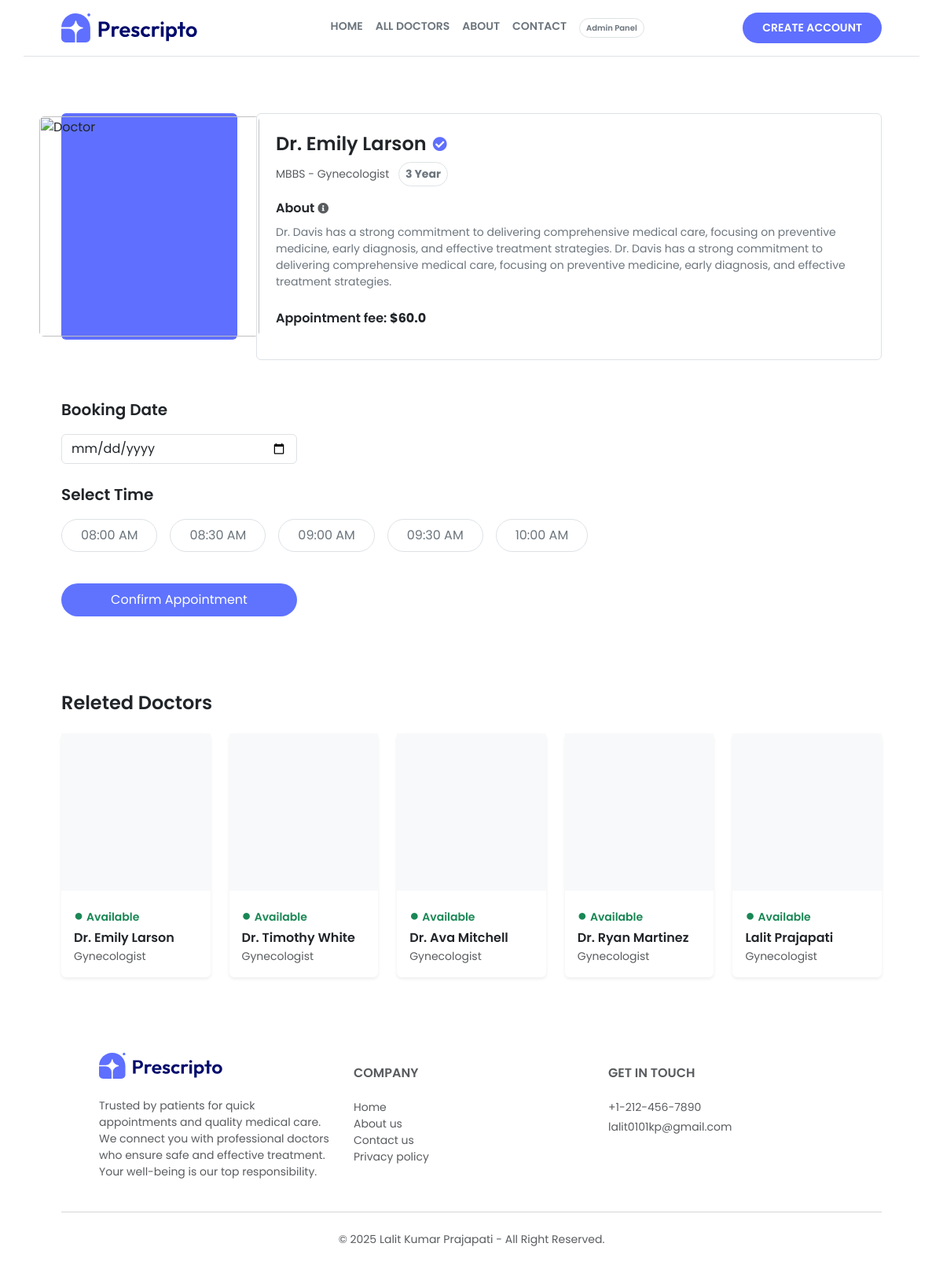
Screenshot of /doctor_info/2/ with the database file from the repository.
### appointment/models.py (models this page shows, shortened)
class Doctor(models.Model):
    image = CloudinaryField('image', folder='doctor_image')
    name = models.CharField(max_length=100)
    email = models.EmailField()
    username = models.CharField(max_length=255, unique=True)
    password = models.CharField(max_length=100)
    experience = models.IntegerField()
    fees = models.FloatField()
    category = models.ForeignKey(Category, on_delete=models.CASCADE)
    degree = models.CharField(max_length=50)
    about = models.TextField()
    address = models.TextField()

class Category(models.Model):
    name = models.CharField(max_length=100)
    def __str__(self):
        return self.name

### appointment/views.py (the view)
# urls.py: path('doctor_info/<int:id>/', views.doctor_info, name='doctor_info'),
def doctor_info(request, id):
    doctor = Doctor.objects.get(id=id)
    releted_doctor = Doctor.objects.filter(category=doctor.category)[:10]
    return render(request, 'doctor_info.html', {'doctor': doctor, 'releted_doctor': releted_doctor})

### templates/doctor_info.html (shortened to what this page needs)
{% extends "layout.html" %}
{% load static %}
{% block contant %}
    <section class="mt-4">
        <div class="container p-5">
            <div class="d-flex flex-column flex-md-row gap-4">
                <div class="rounded d-flex align-items-center justify-content-center flex-shrink-0"
                    style="width: 224px; height: 288px;background-color: rgb(95 111 255);" >
                    <img src="{{  doctor.image.url  }}"
                        alt="Doctor" class="rounded" width="280">
                </div>
                <div class="border rounded p-4 flex-fill">
                    <h2 class="h4 fw-semibold text-dark d-flex align-items-center gap-2">
                        {{ doctor.name }}
                        <span  style="color: rgb(95 111 255);" class='small'>
                            <i class="fas fa-check-circle small"></i>
                        </span>
                    </h2>
                    <p class="text-muted small mt-1 mb-3">
                        {{ doctor.degree }} - {{ doctor.category  }}
                        <span class="border rounded-pill px-2 py-1 ms-2 text-secondary fw-bold d-inline-block">{{ doctor.experience }}
                            Year</span>
                    </p>
                    <p class="fw-semibold text-dark d-flex align-items-center gap-1 mb-2">
                        About
                        <i class="fas fa-info-circle text-muted small"></i>
                    </p>
                    <p class="text-secondary small mb-4">
                        {{ doctor.about }}
                    </p>
                    <p class="fw-semibold text-dark">
                        Appointment fee: <span class="fw-bold">${{ doctor.fees }}</span>
                    </p>
                </div>
            </div>
            <form action="{% url 'book_appointment' doctor.id %}" method="POST" id="appointmentForm">
                <div class="mt-5">
                    <p class="fw-semibold text-dark mb-3 fs-5">Booking Date</p>
                    <input type="date" name="date" class="form-control mb-4" required style="max-width: 300px;" />
                    <p class="fw-semibold text-dark mb-3 fs-5">Select Time</p>
                    <div class="d-flex gap-3 mb-4 flex-wrap" id="timeButtons">
                        <button type="button" data-time="08:00" class="btn border rounded-pill px-4 py-2 text-secondary small">08:00 AM</button>
                        <button type="button" data-time="08:30" class="btn border rounded-pill px-4 py-2 text-secondary small">08:30 AM</button>
                        <button type="button" data-time="09:00" class="btn border rounded-pill px-4 py-2 text-secondary small">09:00 AM</button>
                        <button type="button" data-time="09:30" class="btn border rounded-pill px-4 py-2 text-secondary small">09:30 AM</button>
                        <button type="button" data-time="10:00" class="btn border rounded-pill px-4 py-2 text-secondary small">10:00 AM</button>
                    </div>
                    <button type="submit" class="btn text-white w-100 rounded-pill mt-3 py-2 small"
                        style="background-color: #5F73FF; max-width: 300px;">
                        Confirm Appointment
                    </button>
                </div>
            </form>
            <div class='pt-5 mt-5'>
                <h3 class='fw-semibold text-dark mb-4 fs-4' data-aos="fade-up">
                    Releted Doctors
                </h3>
                <div class="row row-cols-2 row-cols-sm-5 g-4">
                    {% for doctor in releted_doctor %}
                    <div class="col" data-aos="fade-up" data-aos-delay="100">
                        <div class="card border-0 rounded shadow-sm h-100"
                            style="transition: all 0.3s ease;"
                            onmouseover="this.style.transform='translateY(-10px)'; this.style.boxShadow='0 15px 30px rgba(0,0,0,0.15)'"
                            onmouseout="this.style.transform='translateY(0px)'; this.style.boxShadow=''">
                            <div class="bg-light d-flex justify-content-center align-items-center overflow-hidden"
                                style="height: 200px;">
                            </div>
                            <div class="card-body pb-3 d-flex flex-column">
                                <p class="text-success small fw-semibold mb-1">
                                    <span class="me-1 fs-5">●</span>Available
                                </p>
                                <h6 class="card-title fw-semibold mb-1">
                                    {{ doctor.name }}
                                </h6>
                                <p class="text-muted small mb-0">
                                    {{ doctor.category }}
                                </p>
                            </div>
                        </div>
                    </div>
                    {% endfor %}
                </div>
            </div>
        </div>
    </section>
{% endblock %}

### templates/layout.html (style rules this page uses)
body { font-family: "Poppins", sans-serif; }

### rows the page displays
Doctor: name "Dr. Emily Larson", degree "MBBS", category "Gynecologist", experience "3", about "Dr. Davis has a strong commitment to delivering comprehensive medical care, focusing on preventive medicine, early diagnosis, and effective treatment strategies. Dr. Davis has a strong commitment to delivering comprehensive medical care, focusing on preventive medicine, early diagnosis, and effective treatment strategies.", fees "60.0"
Doctor: name "Dr. Timothy White", category "Gynecologist"
Doctor: name "Dr. Ava Mitchell", category "Gynecologist"
Doctor: name "Dr. Ryan Martinez", category "Gynecologist"
Doctor: name "Lalit Prajapati", category "Gynecologist"
